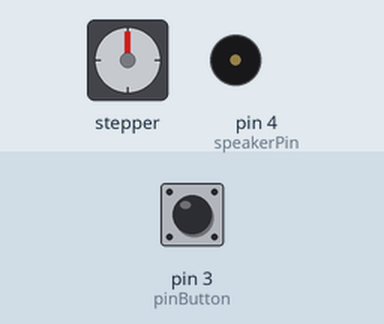
Recording of a sketch running on a simulated Arduino Uno, built with avr-gcc and run on an emulated ATmega328P. Shown: stepper motor, buzzer (waves = sounding, pin HIGH). Wiring (inferred from the names in the program): stepper motor (2048 steps per turn assumed): coils pin 8, pin 9, pin 10, pin 11. The test bench sets the inputs (shaded band); at power-on: pin 3 (pinButton) LOW. Pins used as bus, display or sensor lines are not drawn.

Above: at 0.1 s.
At 9.65 s:
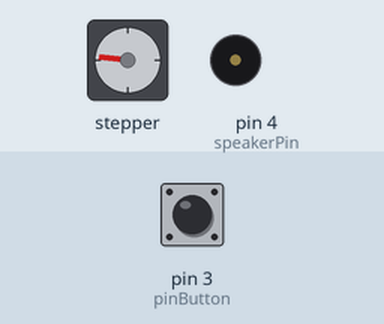
At 19.35 s:
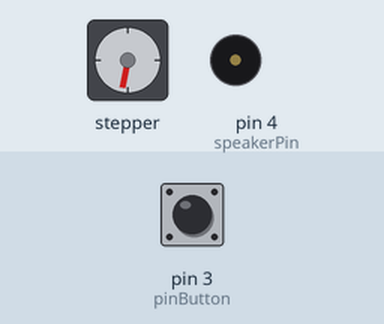
At 38.63 s:
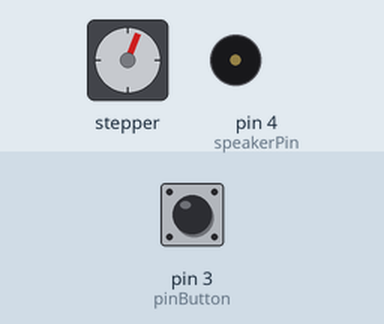
Timing chart, 0 to 40.0 s (numbered marks = the images above):
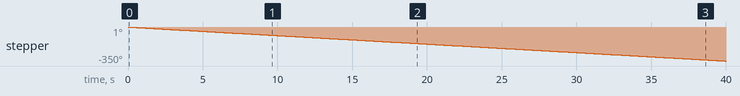

The sketch:

Jiggler.ino
```cpp
#define IN1  8
#define IN2  9
#define IN3  10
#define IN4  11
int Steps = 0;
boolean Direction = true;// gre
unsigned long last_time;
unsigned long currentMillis ;
const int pinButton = 3;
int speakerPin = 4;
//long time;
void setup()
{
Serial.begin(115200);
pinMode(speakerPin, OUTPUT);
pinMode(IN1, OUTPUT);
pinMode(IN2, OUTPUT);
pinMode(IN3, OUTPUT);
pinMode(IN4, OUTPUT);
pinMode(pinButton, INPUT);
}
void loop()
{
  while(digitalRead(pinButton)){
  currentMillis = micros();
  if(currentMillis-last_time>=1000){
    stepper(1);
  last_time=micros();
  }
 }
  int i = 0;
  while(i < 30000000){
  currentMillis = micros();
  if(currentMillis-last_time>=10000){
    stepper(1);
  last_time=micros();
  }
  i ++;
  }
  delay(10000);
  Direction=!Direction;
}

void stepper(int xw){
  for (int x=0;x<xw;x++){
switch(Steps){
   case 0:
     digitalWrite(IN1, LOW);
     digitalWrite(IN2, LOW);
     digitalWrite(IN3, LOW);
     digitalWrite(IN4, HIGH);
   break;
   case 1:
     digitalWrite(IN1, LOW);
     digitalWrite(IN2, LOW);
     digitalWrite(IN3, HIGH);
     digitalWrite(IN4, HIGH);
   break;
   case 2:
     digitalWrite(IN1, LOW);
     digitalWrite(IN2, LOW);
     digitalWrite(IN3, HIGH);
     digitalWrite(IN4, LOW);
   break;
   case 3:
     digitalWrite(IN1, LOW);
     digitalWrite(IN2, HIGH);
     digitalWrite(IN3, HIGH);
     digitalWrite(IN4, LOW);
   break;
   case 4:
     digitalWrite(IN1, LOW);
     digitalWrite(IN2, HIGH);
     digitalWrite(IN3, LOW);
     digitalWrite(IN4, LOW);
   break;
   case 5:
     digitalWrite(IN1, HIGH);
     digitalWrite(IN2, HIGH);
     digitalWrite(IN3, LOW);
     digitalWrite(IN4, LOW);
   break;
     case 6:
     digitalWrite(IN1, HIGH);
     digitalWrite(IN2, LOW);
     digitalWrite(IN3, LOW);
     digitalWrite(IN4, LOW);
   break;
   case 7:
     digitalWrite(IN1, HIGH);
     digitalWrite(IN2, LOW);
     digitalWrite(IN3, LOW);
     digitalWrite(IN4, HIGH);
   break;
   default:
     digitalWrite(IN1, LOW);
     digitalWrite(IN2, LOW);
     digitalWrite(IN3, LOW);
     digitalWrite(IN4, LOW);
   break;
}
SetDirection();
}
}
void SetDirection(){
if(Direction==1){ Steps++;}
if(Direction==0){ Steps--; }
if(Steps>7){Steps=0;}
if(Steps<0){Steps=7; }
}
```

Measured:
- by itself, stepper: keeps turning counter-clockwise at about 9°/s
